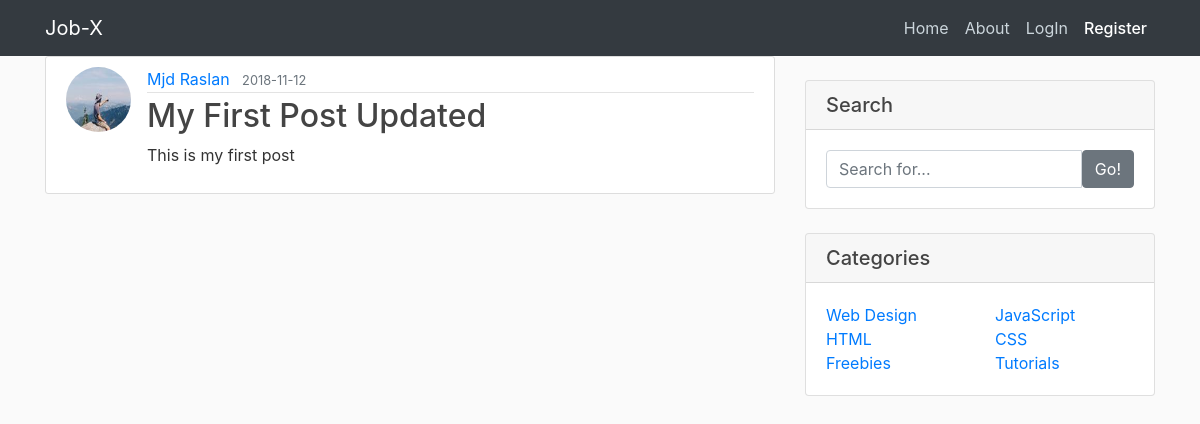
/post/1, run on the app's committed database.
### blog/models.py (models this page shows, shortened)
class User(db.Model, UserMixin):
	id = db.Column(db.Integer, primary_key=True)
	username = db.Column(db.String(20), unique=True, nullable=False)
	email = db.Column(db.String(120), unique=True, nullable=False)
	image_file = db.Column(db.String(20), nullable=False, default='default.jpg')
	password = db.Column(db.String(60), nullable=False)
	posts = db.relationship('Post', backref='author', lazy=True)

class Post(db.Model):
	id = db.Column(db.Integer, primary_key=True)
	title = db.Column(db.String(100), nullable=False)
	date_posted = db.Column(db.DateTime, nullable=False, default=datetime.utcnow)
	content = db.Column(db.Text, nullable=False)
	user_id = db.Column(db.Integer, db.ForeignKey('user.id'), nullable=False)

### blog/posts/routs.py (the view)
@posts.route('/post/<int:post_id>')
def post(post_id):
	post = Post.query.get_or_404(post_id)
	return render_template('post.html', title=post.title, post=post)

### blog/templates/post.html (shortened to what this page needs)
{% extends 'layout.html' %}
{% block content %}
  <article class="media content-section">
    <img class="rounded-circle article-img" src="{{ url_for('static', filename='images/profile pictures/' + post.author.image_file) }}">
    <div class="media-body">
      <div class="article-metadata">
        <a class="mr-2" href="{{ url_for('users.user_posts', username=post.author.username)}}">{{ post.author.username }}</a>
        <small class="text-muted">{{ post.date_posted.strftime('%Y-%m-%d') }}</small>
      </div>
      <h2 class="article-title">{{ post.title }}</h2>
      <p class="article-content">{{ post.content }}</p>
    </div>
  </article>
{% endblock content %}

### blog/static/blog-home.css (style rules this page uses)
body { background: #fafafa; color: #333333; margin-top: 5rem; }
h1, h2, h3, h4, h5, h6 { color: #444444; }
.content-section { background: #ffffff; padding: 10px 20px; border: 1px solid #dddddd; border-radius: 3px; margin-bottom: 20px; }
.article-title { color: #444444; }
.article-content { white-space: pre-line; }
.article-img { height: 65px; width: 65px; margin-right: 16px; }
.article-metadata { padding-bottom: 1px; margin-bottom: 4px; border-bottom: 1px solid #e3e3e3 }

### data on the page
User: image_file (picture), author.username "Mjd Raslan"
Post: date_posted "2018-11-12", title "My First Post Updated", content "This is my first post"
